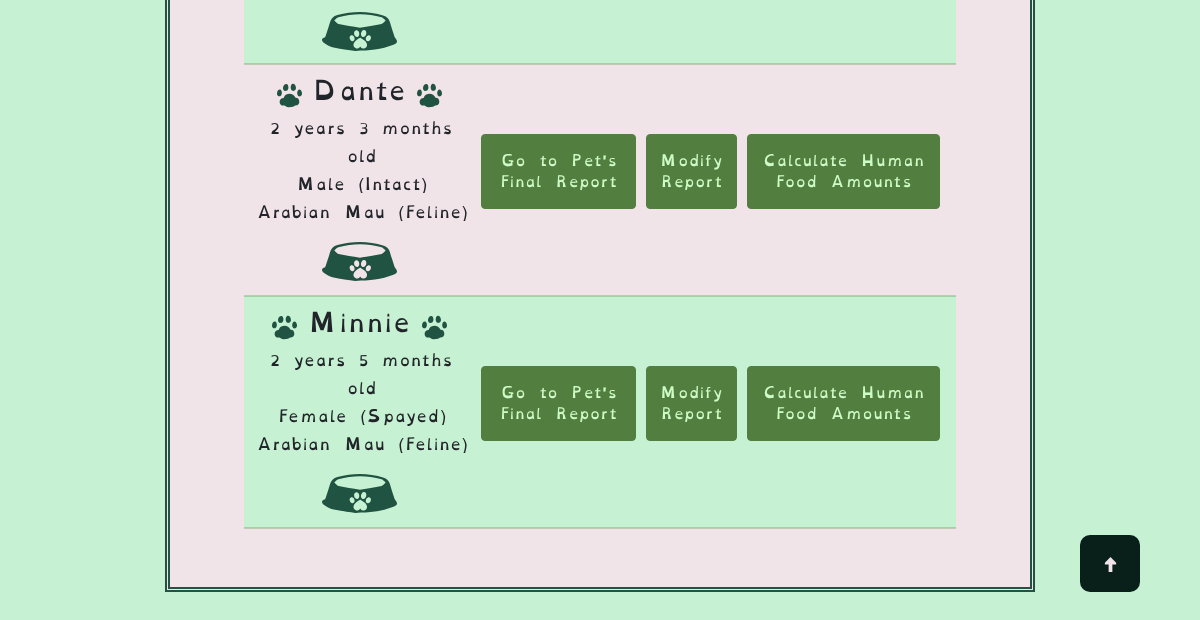
/finished_reports (signed in, lower part), run on an earlier commit of the app's database.
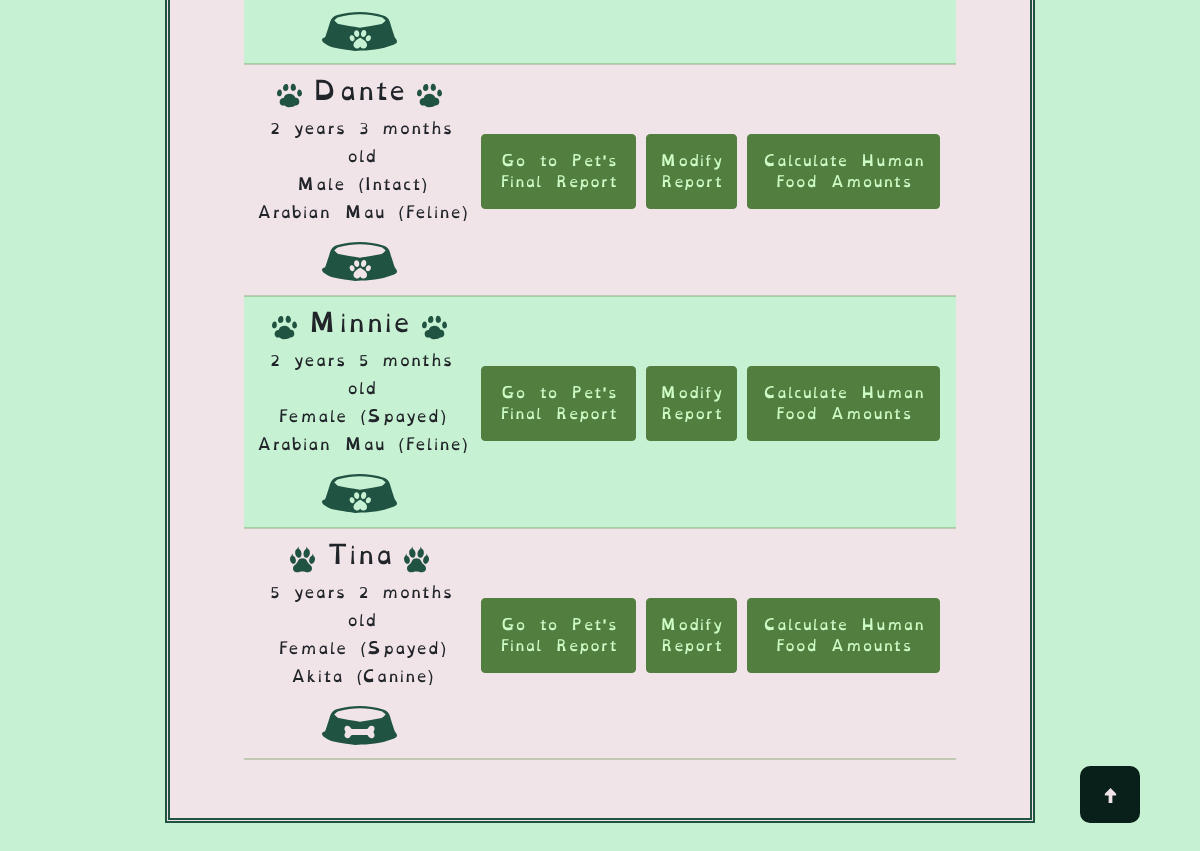
And on a later commit of the database.
### tables this page shows
CREATE TABLE "pets" (
	"pet_id"	INTEGER UNIQUE,
	"owner_id"	INTEGER,
	"name"	VARCHAR(25) NOT NULL,
	"age_in_years"	INTEGER,
	"age_in_months"	INTEGER,
	"species"	VARCHAR(10) NOT NULL,
	"breed"	VARCHAR(25),
	"canine_breed_id"	INTEGER,
	"feline_breed_id"	INTEGER,
	"sex"	INTEGER,
	"bcs"	INTEGER,
	"weight"	FLOAT,
	"units"	VARCHAR(5),
	"converted_weight"	FLOAT,
	"converted_weight_units"	VARCHAR(5),
	"body_fat_percentage"	VARCHAR(5),
	"ideal_weight_lbs"	FLOAT,
	"ideal_weight_kgs"	FLOAT,
	"is_pediatric"	VARCHAR(1),
	"is_pregnant"	VARCHAR(1),
	"weeks_gestating"	INTEGER,
	"is_nursing"	VARCHAR(1),
	"litter_size"	INTEGER,
	"weeks_nursing"	INTEGER,
	"activity_level"	INTEGER,
	"rer"	FLOAT,
	"canine_der_factor_id"	INTEGER,
	"feline_der_factor_id"	INTEGER,
	"der"	FLOAT,
	"der_modifier"	FLOAT,
	"meals_per_day"	FLOAT,
	"current_food_kcal"	FLOAT,
	"current_food_form"	INTEGER,
	"rec_treat_kcal_per_day"	INTEGER,
	"current_food_amt_rec"	VARCHAR(15),
	"current_food_amt_per_meal"	VARCHAR(15),
	"date_of_first_report"	DATETIME,
	"most_recent_report_date"	DATETIME,
	PRIMARY KEY("pet_id" AUTOINCREMENT),
	FOREIGN KEY("owner_id") REFERENCES "users"("id"),
	FOREIGN KEY("canine_breed_id") REFERENCES "dog_breeds"("BreedID"),
	FOREIGN KEY("canine_der_factor_id") REFERENCES "canine_der_factors"("factor_id"),
	FOREIGN KEY("feline_breed_id") REFERENCES "cat_breeds"("BreedID"),
	FOREIGN KEY("feline_der_factor_id") REFERENCES "feline_der_factors"("factor_id"),
	FOREIGN KEY("sex") REFERENCES "reproductive_statuses"("sex_id"),
	FOREIGN KEY("activity_level") REFERENCES "activity_levels"("activity_id"),
	FOREIGN KEY("current_food_form") REFERENCES "food_forms"("form_id")
);

### main.py (the view)
@app.route("/finished_reports", methods=["GET", "POST"])
@login_required
def finished_reports():
    try:
        fi = FindInfo(session["user_id"])
        pet_list = fi.find_all_user_pets(session["user_id"])
    except Exception as e:
        flash(f"Unable to find pet list. Exception: {e}")
        return render_template("finished_reports.html")
    return render_template("finished_reports.html", pet_list=pet_list)

### find_info.py (called while the page is built)
    def pet_data_dictionary(self, user_id, pet_id) -> dict:
        if pet_id != 0 and user_id != 0:
            self.pet_data = db.execute(
                "SELECT * FROM pets WHERE owner_id = :user_id AND pet_id = :pet_id",
                user_id=user_id, pet_id=pet_id
            )
            if self.pet_data == None:
                print("The pet hasn't been added yet.")
        return self.pet_data

    def find_all_user_pets(self, user_id) -> dict:
        if user_id != None or user_id != 0:
            try:
                pet_list = db.execute(
                    "SELECT * FROM pets WHERE owner_id = :user",
                    user=user_id
                )
            except Exception as e:
                flash(f"Couldn't find pet list. Exception: {e}")
        return pet_list

### helpers.py (called while the page is built)
def login_required(f):
    @wraps(f)
    def decorated_funtion(*args, **kwargs):
        if session.get("user_id") == None:
            return redirect(url_for("login"))
        return f(*args, **kwargs)
    return decorated_funtion

### templates/finished_reports.html (shortened to what this page needs)
{% extends 'base.html' %}
{% block content %}
    <div class="row">
        {% if pet_list and pet_list.date_of_first_report != None %}
            <table class="final_report_table">
                <tbody>
                    {% for pet in pet_list %}
                        {% if pet.date_of_first_report != None %}
                            <tr class="table_info {% if loop.index0 % 2 == 0 %}even-row{% else %}odd-row{% endif %}">
                                <td class="pet_table_info">
                                    <div class="signalment_info">
                                        <div class="name_and_paws">
                                            {% if pet.species == "Canine" %}
                                                <img src="{{ url_for('static', filename='assets/svg/dogs/dog_paw.svg') }}" alt="A dog's pawprint" class="fr_paw">
                                            {% elif pet.species == "Feline" %}
                                                <img src="{{ url_for('static', filename='assets/svg/cats/cat_paw.svg') }}" alt="A cat's pawprint" class="fr_paw">
                                            {% endif %}
                                            <h4>{{ pet.name }}</h4>
                                            {% if pet.species == "Canine" %}
                                                <img src="{{ url_for('static', filename='assets/svg/dogs/dog_paw.svg') }}" alt="A dog's pawprint" class="fr_paw">
                                            {% elif pet.species == "Feline" %}
                                                <img src="{{ url_for('static', filename='assets/svg/cats/cat_paw.svg') }}" alt="A cat's pawprint" class="fr_paw">
                                            {% endif %}
                                            </div>
                                            <div class="sig_fr">
                                                {% if pet.age_in_years == 0 and pet.age_in_months == 1 %}
                                                    {{ pet.age_in_months }} month old
                                                {% elif pet.age_in_years == 0 and pet.age_in_months > 1 %}
                                                    {{ pet.age_in_months }} months old
                                                {% elif pet.age_in_years == 1 and pet.age_in_months == 0 %}
                                                    {{ pet.age_in_years }} year old
                                                {% elif pet.age_in_years == 1 and pet.age_in_months == 1 %}
                                                    {{ pet.age_in_years }} year {{ pet.age_in_months }} month old
                                                {% elif pet.age_in_years == 1 and pet.age_in_months > 1 %}
                                                    {{ pet.age_in_years }} year {{ pet.age_in_months }} months old
                                                {% elif pet.age_in_years > 1 and pet.age_in_months == 0 %}
                                                    {{ pet.age_in_years }} years old
                                                {% elif pet.age_in_years > 1 and pet.age_in_months == 1 %}
                                                    {{ pet.age_in_years }} years {{ pet.age_in_months }} month old
                                                {% elif pet.age_in_years > 1 and pet.age_in_months > 1 %}
                                                    {{ pet.age_in_years }} years {{ pet.age_in_months }} months old
                                                {% endif %}
                                                <div class="sig_sex">
                                                    {% if pet.sex == 1 %}
                                                        Female (Intact)
                                                    {% elif pet.sex == 2 %}
                                                        Female (Spayed)
                                                    {% elif pet.sex == 3 %}
                                                        Male (Intact)
                                                    {% elif pet.sex == 4 %}
                                                        Male (Neutered)
                                                    {% endif %}
                                                </div>
                                                {{ pet.breed }} ({{ pet.species }})
                                            </div>
                                            {% if pet.species == "Feline" %}
                                                <img src="{{ url_for('static', filename='assets/svg/food_bowl.svg') }}" alt="A bowl with a pawprint" class="fr_bowl">
                                            {% elif pet.species == "Canine" %}
                                                <img src="{{ url_for('static', filename='assets/svg/dog_food_bowl.svg') }}" alt="A bowl with a bone" class="fr_bowl">
                                            {% endif %}
                                        </div>
                                    </div>
                                </td>
                                <td class="button_table_info">
                                    <div class="button-container-fr">
                                        <a href="{{ url_for('completed_report', pet_id=pet.pet_id) }}">
                                            <button type="button" class="btn btn-secondary btn-sm">Go to Pet's Final Report</button>
                                        </a>
                                        <a href="{{ url_for('edit_info', pet_id=pet.pet_id) }}">
                                            <button type="button" class="btn btn-secondary btn-sm">Modify Report</button>
                                        </a>
                                        <a href="{{ url_for('human_foods.search_human_foods', pet_id=pet.pet_id) }}">
                                            <button type="button" class="btn btn-secondary btn-sm">Calculate Human Food Amounts</button>
                                        </a>
                                    </div>
                                </td>
                            </tr>
                        {% endif %}
                    {% endfor %}
        {% endif %}
        <button onclick="scrollToTop()" id="top" title="Go to Top">
            <img src="{{ url_for('static', filename='assets/svg/arrow.svg') }}" class="arrow" alt="^"/>
        </button>
{% endblock %}

### templates/base.html (shortened to what this page needs)
<!DOCTYPE html>
<html lang="en">
  <head>
    {% block styles %}
    <link href="https://cdn.jsdelivr.net/npm/bootstrap@5.3.3/dist/css/bootstrap.min.css" rel="stylesheet">
    <link
      href="{{ url_for('static', filename='css/styles.css') }}"
      rel="stylesheet"
    />
    {% endblock %}
  </head>
  <body>
    <div class="container-lg">
      {% block content %}
      {% endblock %}
  </body>
</html>

### static/css/styles.css (style rules this page uses)
:root { --white: #f1e4e9; --pale_white_green: #c6f1d3; --lighter_white_green: #d1f7dc; --pale_sky_blue: #70abad; --light_sky: #70c2c3; --green_black: #091f19; --deep_blue_green: #215342; --light_lime: #7CFF6B; --darker_lime_transparent: #568b3fe5; --darker_lime: #527e3f; }
body { background-color: var(--pale_white_green); padding: 20px; margin-left: auto; margin-right: auto; font-family: "OpenDyslexic", "Arvo"; font-size: 2vh; }
h4 { display: inline-block; justify-content: flex-end; padding-right: 10px; padding-left: 10px; }
.final_report_table { width: 950px; margin-left: auto; margin-right: auto; }
.even-row, .table_info.even-row { background-color: var(--pale_white_green); }
.odd-row { background-color: var(--lighter_white_green); }
.table_info.odd-row { background-color: var(--white); }
.table_info { height: 200px; border-bottom: 2px solid #568b3f50; }
.pet_table_info { display: flex; align-items: center; justify-content: center; height: 100%; }
.signalment_info { display: flex; flex-direction: column; padding-bottom: 1vh; }
.name_and_paws { display: flex; flex-direction: row; margin-left: auto; margin-right: auto; padding-top: 5%; }
.button_table_info { height: 100%; }
.sig_fr { text-align: center; font-size: 15px; text-wrap: 500px; padding-bottom: 2vh; line-height: normal; padding-left: 2%; }
a { color: var(--darker_lime); }
.btn { background-color: var(--green_black); border-color: var(--green_black); --bs-btn-active-color: var(--deep_blue_green); --bs-btn-active-border-color: var(--deep_blue_green); --bs-btn-hover-bg: var(--deep_blue_green); --bs-btn-hover-border-bg: var(--deep_blue_green); color: var(--pale_white_green); text-align: center; margin: 5px; position: relative; margin-top: 1vw; }
.btn-sm { color: #cdfcc7; min-height: 75px; font-weight: 500; background-color: var(--darker_lime); border-color: var(--darker_lime); --bs-btn-active-color: var(--darker_lime_transparent); --bs-btn-active-border-color: var(--darker_lime_transparent); --bs-btn-hover-bg: var(--darker_lime_transparent); --bs-btn-hover-border-bg: var(--darker_lime_transparent); }
.button-container, .button-container-fr { display: flex; justify-content: center; }
.button-container-fr { padding-bottom: 3vh; padding-right: 2%; }
.container-lg { position: relative; border: 5px var(--deep_blue_green); border-style: double; padding: 50px; display: block; margin-left: auto; margin-right: auto; width: 75%; margin-bottom: 20px; background-color: var(--white); font-family: 'OpenDyslexic', 'Courier New'; font-optical-sizing: auto; font-weight: 300; font-style: normal; font-size: 50px; justify-content: space-between; }
.row { display: flex; flex-wrap: wrap; margin-left: 2vw; margin-right: 2vw; font-size: 20px; padding-bottom: 1vh; }
.fr_bowl { width: 75px; margin-left: auto; margin-right: auto; padding-bottom: 2%; }
.fr_paw { width: 25px; display: inline-block; }
#top { position: fixed; width: 5%; bottom: 5vh; right: 5vw; z-index: 99; border: none; outline: none; color: var(--white); background-color: var(--green_black); cursor: pointer; padding: 15px; border-radius: 10px; font-size: 18px; }
#top .arrow { width: 50%; }

What changed in the data, as far as the page shows it:
added pets: name "Tina", age_in_years "5", age_in_months "2", shows "Female (Spayed)", breed "Akita", species "Canine"
